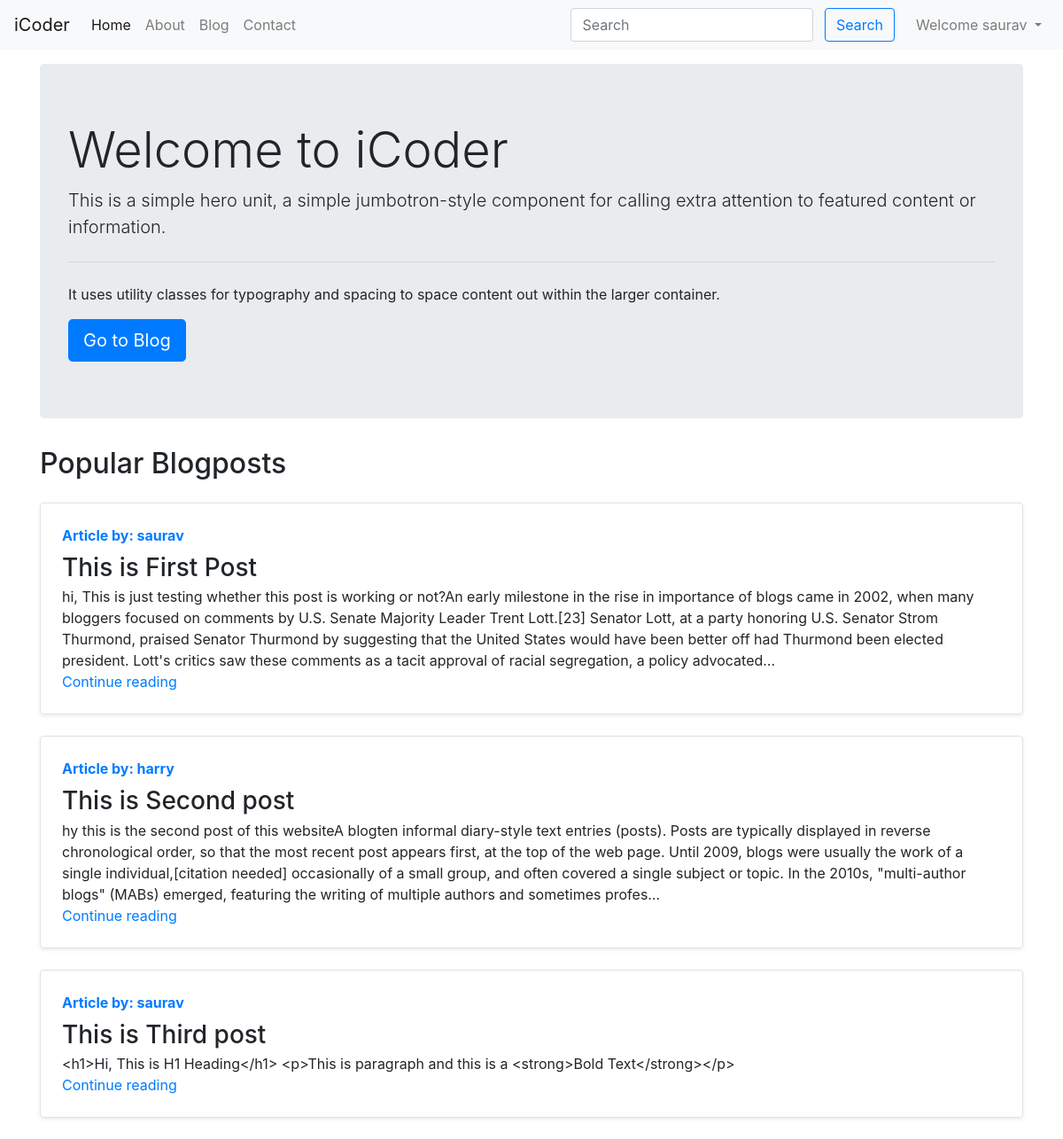
The app's page / (signed in) with its own data.
### blog/models.py (models this page shows, shortened)
class Post(models.Model):
    sno = models.AutoField(primary_key=True)
    slug = models.CharField(max_length=130)
    views = models.IntegerField(default=0)
    title = models.CharField(max_length=255)
    content = models.TextField()
    author = models.CharField(max_length=50)
    timeStamp = models.DateTimeField(blank=True)

### home/views.py (the view)
# urls.py: path('', views.home, name='home'),
def home(request):
    allPosts = Post.objects.all()
    context = {'allPosts': allPosts}
    return render(request, 'home/home.html', context)

### templates/home/home.html (shortened to what this page needs)
{% extends 'base.html' %}
{% block homeactive %} active {% endblock homeactive %}
{% block body %}
<div class="container my-3">
    <div class="jumbotron">
        <h1 class="display-4">Welcome to iCoder</h1>
        <p class="lead">This is a simple hero unit, a simple jumbotron-style component for calling extra attention to
            featured content or information.</p>
        <hr class="my-4">
        <p>It uses utility classes for typography and spacing to space content out within the larger container.</p>
        <a class="btn btn-primary btn-lg" href="/blog" role="button">Go to Blog</a>
    </div>
</div>
<div class="container">
    <h2>Popular Blogposts</h2>
    {% for post in allPosts %}
    <div class="row no-gutters border rounded overflow-hidden flex-md-row my-4 shadow-sm h-md-250 position-relative">
        <div class="col p-4 d-flex flex-column position-static">
            <strong class="d-inline-block mb-2 text-primary">Article by: {{post.author}}</strong>
            <h3 class="mb-0">{{post.title}}</h3>
            <p class="card-text mb-auto">{{post.content| truncatechars:500}}</p>
            <a href="/blog/{{post.slug}}" class="stretched-link">Continue reading</a>
        </div>
    </div>
    {% endfor %}
</div>
{% endblock body %}

### templates/base.html (shortened to what this page needs)
<!doctype html>
<html lang="en">
<head>
  <link rel="stylesheet" href="https://stackpath.bootstrapcdn.com/bootstrap/4.5.0/css/bootstrap.min.css"
>
</head>
<body>
  <nav class="navbar navbar-expand-lg navbar-light bg-light">
    <a class="navbar-brand" href="/">iCoder</a>
    <div class="collapse navbar-collapse" id="navbarSupportedContent">
      <ul class="navbar-nav mr-auto">
        <li class="nav-item {% block homeactive %} {% endblock homeactive %}">
          <a class="nav-link" href="/">Home <span class="sr-only">(current)</span></a>
        </li>
        <li class="nav-item {% block aboutactive %} {% endblock aboutactive %}">
          <a class="nav-link" href="/about">About</a>
        </li>
        <li class="nav-item {% block blogactive %} {% endblock blogactive %}">
          <a class="nav-link" href="/blog">Blog</a>
        </li>
        <li class="nav-item {% block contactactive %} {% endblock contactactive %}">
          <a class="nav-link" href="/contact">Contact</a>
        </li>
      </ul>
      <div class="ml-auto form-inline">
      <form method="get" action="/search" class="my-2 my-lg-0 mx-3">
        <input class="form-control mr-sm-2" type="search" placeholder="Search" aria-label="Search" name="query"
          id="query">
        <button class="btn btn-outline-primary my-2 my-sm-0" type="submit">Search</button>
      </form>
      {% if user.is_authenticated %}
       <ul class="navbar-nav ml-auto">
      <li class="nav-item dropdown">
        <a class="nav-link dropdown-toggle" href="#" id="navbarDropdown" role="button" data-toggle="dropdown" aria-haspopup="true" aria-expanded="false">
          Welcome {{request.user}}
        </a>
      </li>
      </ul>
      {% endif %}
      </div>
    </div>
  </nav>
  {% block body %}
  {% endblock body %}
</body>
</html>

### records on screen
Post: author "saurav", title "This is First Post", content "hi, This is just testing whether this post is working or not?An early milestone in the rise in importance of blogs came in 2002, when many bloggers focused on comments by U.S. Senate Majority Leader Trent Lott.[23] Senator Lott, at a party honoring U.S. Senator Strom Thurmond, praised Senator Thurmond by suggesting that the United States would have been better off had Thurmond been elected president. Lott's critics saw these comments as a tacit approval of racial segregation, a policy advocated…"
Post: author "harry", title "This is Second post", content "hy this is the second post of this websiteA blogten informal diary-style text entries (posts). Posts are typically displayed in reverse chronological order, so that the most recent post appears first, at the top of the web page. Until 2009, blogs were usually the work of a single individual,[citation needed] occasionally of a small group, and often covered a single subject or topic. In the 2010s, \"multi-author blogs\" (MABs) emerged, featuring the writing of multiple authors and sometimes profes…"
Post: author "saurav", title "This is Third post", content "<h1>Hi, This is H1 Heading</h1> <p>This is paragraph and this is a <strong>Bold Text</strong></p>"

### other values on screen
{{ request.user }} "saurav"
